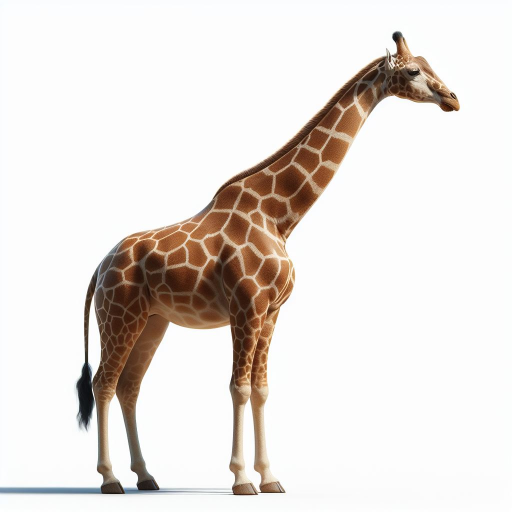
#> input picture GIRAFA.jpeg, 1024 x 1024 px (shown at 1/2 size); its folder holds 4 pictures in this run
$ python main.py
#> lines starting #> are read from the running program, lines starting #| are printed output that depends on the picture; after the words box and inside, x2 and y2 are one past the last pixel; in counts of white or black regions, pixels touching at a corner belong together
import math
import numpy as np
import cv2
import matplotlib.pyplot as plt


################################################################################################################################################################################


def processar_imagem(nome_imagem, parametros):
    """
    Processa a imagem com base nos parâmetros fornecidos.

    :param nome_imagem: Nome do arquivo da imagem.
    :param parametros: Dicionário com os parâmetros específicos para a análise.
    """
#> called with nome_imagem = 'GIRAFA.jpeg'
    img = cv2.imread(nome_imagem)
#> img is the input picture: shape (1024, 1024, 3); mean B, G, R 219.7, 224, 230
    img = cv2.cvtColor(img, cv2.COLOR_BGR2RGB)

    img_gray = cv2.cvtColor(img, cv2.COLOR_RGB2GRAY)
    a = img_gray.max()
#> a = 255

    limiar_binarizacao = parametros['limiar_binarizacao'](a) if callable(parametros['limiar_binarizacao']) else parametros['limiar_binarizacao'] * a
#> limiar_binarizacao = 2550

    _, thresh = cv2.threshold(
        img_gray,
        limiar_binarizacao,
        a,
        cv2.THRESH_BINARY_INV
    )
#> thresh: shape (1024, 1024); every value is 255

    tamanhoKernel = parametros['tamanho_kernel']
    kernel = np.ones((tamanhoKernel, tamanhoKernel), np.uint8)

    if parametros.get('usar_morfologia', False):
        img_close = cv2.morphologyEx(thresh, cv2.MORPH_CLOSE, kernel, iterations=2)
        img_dilate = cv2.dilate(img_close, kernel, iterations=2)
        img_open = cv2.morphologyEx(img_dilate, cv2.MORPH_OPEN, kernel, iterations=1)
        thresh_open = img_open
    else:
        thresh_open = thresh

    img_blur = cv2.blur(img_gray, ksize=(tamanhoKernel, tamanhoKernel))

    edges_gray = cv2.Canny(
        image=img_gray,
        threshold1=parametros['canny_threshold1'] * a,
        threshold2=parametros['canny_threshold2'] * a
    )
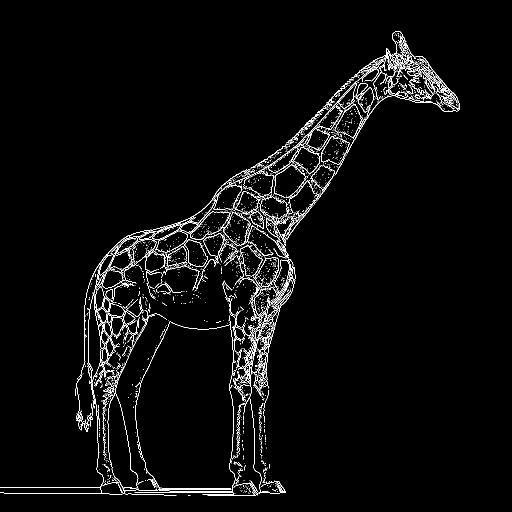
#> edges_gray: shape (1024, 1024) (shown at 1/2 size); 2.9% white in thin lines or dots, all inside (x1, y1, x2, y2) = (0, 62, 920, 991)
    edges_blur = cv2.Canny(
        image=img_blur,
        threshold1=parametros['canny_threshold1'] * a,
        threshold2=parametros['canny_threshold2'] * a
    )
#> edges_blur: shape (1024, 1024); 1.4% white in thin lines or dots, all inside (x1, y1, x2, y2) = (0, 63, 919, 992)

    contours, _ = cv2.findContours(
        image=thresh_open,
        mode=cv2.RETR_EXTERNAL if parametros.get('usar_morfologia', False) else cv2.RETR_TREE,
        method=cv2.CHAIN_APPROX_SIMPLE
    )
#> contours = [[[0, 0], [0, 1023], [1023, 1023], [1023, 0]]]

    contours = sorted(contours, key=cv2.contourArea, reverse=True)

    img_copy = img.copy()

    if 'area_min' in parametros and 'area_max' in parametros and parametros['area_min'] is not None and parametros['area_max'] is not None:
        for cnt in contours:
            area = cv2.contourArea(cnt)
            if parametros['area_min'] < area < parametros['area_max']:
                cv2.drawContours(img_copy, [cnt], -1, (255, 0, 0), 2)
    else:
        cv2.drawContours(img_copy, contours, -1, (255, 0, 0), 2)
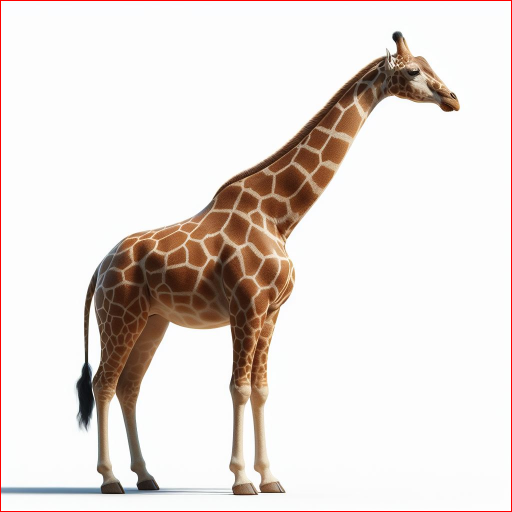
#> img_copy: shape (1024, 1024, 3) (shown at 1/2 size); mean R, G, B 230, 222.1, 217.8

    final = img_copy.copy()

    imagens = [img, img_blur, img_gray, edges_gray, edges_blur, thresh, thresh_open, final]
    formatoX = math.ceil(len(imagens) ** 0.5)
#> formatoX = 3
    formatoY = formatoX if (formatoX ** 2 - len(imagens)) <= formatoX else formatoX - 1
#> formatoY = 3

    plt.figure(figsize=(18, 12))
    for i in range(len(imagens)):
        plt.subplot(formatoY, formatoX, i + 1)
        plt.imshow(imagens[i], cmap='gray' if len(imagens[i].shape) == 2 else None)
        plt.xticks([]), plt.yticks([])
#> this loop made 8 passes

    pasta_saida = nome_imagem.split('/')[0]
    plt.tight_layout()
    plt.savefig(f'./passoapasso_{nome_imagem.split("/")[-1].split(".")[0].lower()}.png', dpi=300, bbox_inches='tight')
    plt.show()

    output_path = f'./final_{nome_imagem.split("/")[-1].split(".")[0].lower()}.png'
    cv2.imwrite(output_path, cv2.cvtColor(final, cv2.COLOR_RGB2BGR))


################################################################################################################################################################################


processar_imagem(r'GIRAFA.jpeg', parametros = {
    'limiar_binarizacao': 10,
    'tamanho_kernel': 5,
    'canny_threshold1': 0.5,
    'canny_threshold2': 0.5,
    'area_min': None,
    'area_max': None
})

processar_imagem(r'Aviao.jpeg', parametros = {
    'limiar_binarizacao': 0.4,
    'tamanho_kernel': 5,
    'canny_threshold1': 0.5,
    'canny_threshold2': 0.5,
    'area_min': 5000,
    'area_max': 100000,
    'usar_morfologia': True
})
#> call 2 of processar_imagem, with nome_imagem = 'Aviao.jpeg'
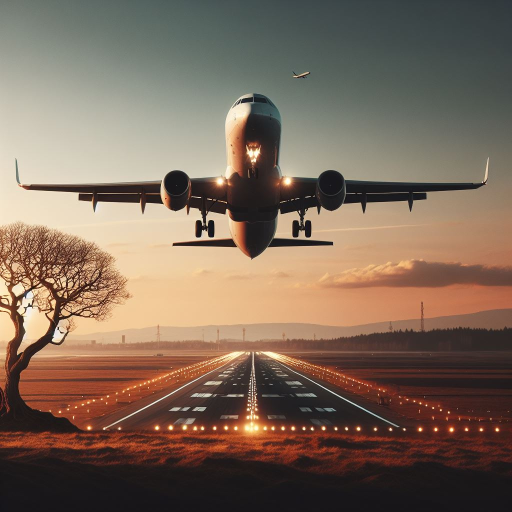
#> input picture Aviao.jpeg, 1024 x 1024 px (shown at 1/2 size)
#> in processar_imagem, img is the input picture: shape (1024, 1024, 3); mean B, G, R 89.9, 105.5, 125.4
#> in processar_imagem (call 2), `img_gray = cv2.cvtColor(img, cv2.COLOR_RGB2GRAY)`:
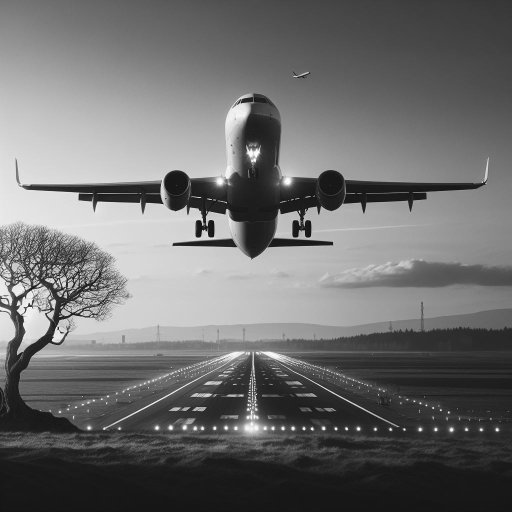
#> img_gray: shape (1024, 1024) (shown at 1/2 size); min 1, max 254, mean 109.7
#> in processar_imagem (call 2), `a = img_gray.max()`: a = 254
#> in processar_imagem (call 2), `limiar_binarizacao = parametros['limiar_binarizacao'](a) if callable(p..`: limiar_binarizacao = 101.6
#> in processar_imagem (call 2), `_, thresh = cv2.threshold( img_gray, limiar_binarizacao, a, cv2.THRESH..`: thresh: shape (1024, 1024); values 0 (black) and 254 (white), 49.8% white; 888 white regions (866 under 20 px), largest, box (x1, y1, x2, y2) and area: (0, 459, 1024, 1024) 327471, (181, 0, 1024, 288) 123947, (327, 187, 976, 519) 51692
#> in processar_imagem (call 2), `img_close = cv2.morphologyEx(thresh, cv2.MORPH_CLOSE, kernel, iteratio..`: img_close: shape (1024, 1024); values 0 (black) and 254 (white), 54.1% white; 32 black regions, largest, box (x1, y1, x2, y2) and area: (0, 0, 1024, 738) 463067, (37, 585, 100, 704) 3858, (465, 819, 549, 877) 2778
#> in processar_imagem (call 2), `img_dilate = cv2.dilate(img_close, kernel, iterations=2)`: img_dilate: shape (1024, 1024); values 0 (black) and 254 (white), 58.1% white; 45 black regions (25 under 20 px), largest, box (x1, y1, x2, y2) and area: (0, 0, 1024, 734) 430706, (41, 617, 96, 700) 2064, (0, 627, 28, 755) 1731
#> in processar_imagem (call 2), `edges_gray = cv2.Canny( image=img_gray, threshold1=parametros['canny_t..`: edges_gray: shape (1024, 1024); 3.7% white in thin lines or dots, all inside (x1, y1, x2, y2) = (0, 142, 1024, 927)
#> in processar_imagem (call 2), `edges_blur = cv2.Canny( image=img_blur, threshold1=parametros['canny_t..`: edges_blur: shape (1024, 1024); 1.8% white in thin lines or dots, all inside (x1, y1, x2, y2) = (0, 143, 998, 900)
#> in processar_imagem (call 2), `contours, _ = cv2.findContours( image=thresh_open, mode=cv2.RETR_EXTER..`: contours = 8 contours; box (x1, y1, x2, y2) and area: (0, 449, 1024, 1024) 390286, (156, 0, 1024, 292) 130862, (32, 183, 980, 523) 79078, (788, 523, 1024, 578) 10092, (458, 285, 469, 297) 106, (28, 316, 37, 330) 104, (462, 299, 471, 308) 64, (467, 235, 476, 244) 64
#> the loop in processar_imagem (call 2), `for cnt in contours:` made 8 passes
#> area on passes 1 to 5: 390286, 130861.5, 79078, 10092, 106
#> (cnt, area) on passes 6 to 8: ([[28, 316], [28, 329], [36, 329], [36, 316]], 104), ([[462, 299], [462, 307], [470, 307], [470, 299]], 64), ([[467, 235], [467, 243], [475, 243], [475, 235]], 64)
#> after the loop in processar_imagem (call 2), `for cnt in contours:`:
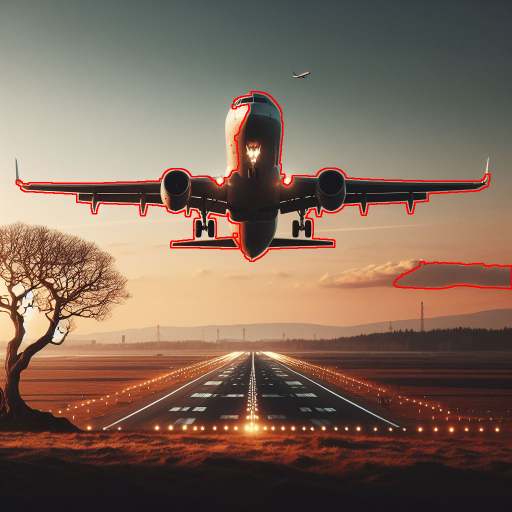
#> img_copy: shape (1024, 1024, 3) (shown at 1/2 size); mean R, G, B 126.1, 103.5, 88.3
#> the loop in processar_imagem (call 2), `for i in range(len(imagens)):` made 8 passes

processar_imagem(r'Satelite.jpeg', parametros = {
    'limiar_binarizacao': lambda a: (a * 50) * 0.3,
    'tamanho_kernel': 5,
    'canny_threshold1': 0.5,
    'canny_threshold2': 0.5,
    'area_min': 500,
    'area_max': 20000
})
#> call 3 of processar_imagem, with nome_imagem = 'Satelite.jpeg'
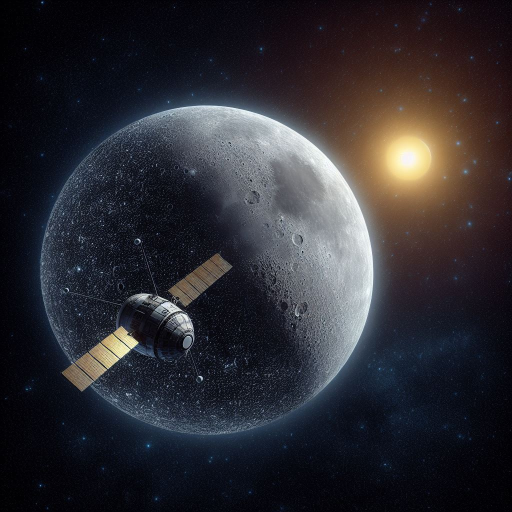
#> input picture Satelite.jpeg, 1024 x 1024 px (shown at 1/2 size)
#> in processar_imagem, img is the input picture: shape (1024, 1024, 3); mean B, G, R 49.8, 44.2, 45.6
#> in processar_imagem (call 3), `a = img_gray.max()`: a = 255
#> in processar_imagem (call 3), `limiar_binarizacao = parametros['limiar_binarizacao'](a) if callable(p..`: limiar_binarizacao = 3825
#> in processar_imagem (call 3), `edges_gray = cv2.Canny( image=img_gray, threshold1=parametros['canny_t..`: edges_gray: shape (1024, 1024); 7.3% white in thin lines or dots
#> in processar_imagem (call 3), `edges_blur = cv2.Canny( image=img_blur, threshold1=parametros['canny_t..`:
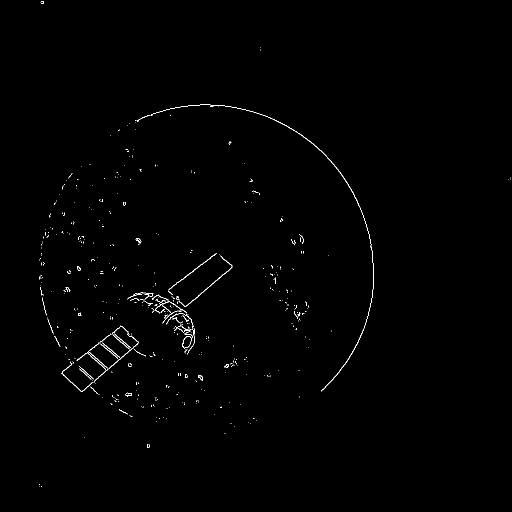
#> edges_blur: shape (1024, 1024) (shown at 1/2 size); 0.49% white in thin lines or dots, all inside (x1, y1, x2, y2) = (78, 2, 1021, 974)
#> in processar_imagem (call 3), `contours, _ = cv2.findContours( image=thresh_open, mode=cv2.RETR_EXTER..`: contours = [[[0, 0], [0, 1023], [1023, 1023], [1023, 0]]]
#> the loop in processar_imagem (call 3), `for cnt in contours:` made 1 pass
#> (cnt, area) on pass 1: ([[0, 0], [0, 1023], [1023, 1023], [1023, 0]], 1046529)
#> the loop in processar_imagem (call 3), `for i in range(len(imagens)):` made 8 passes
